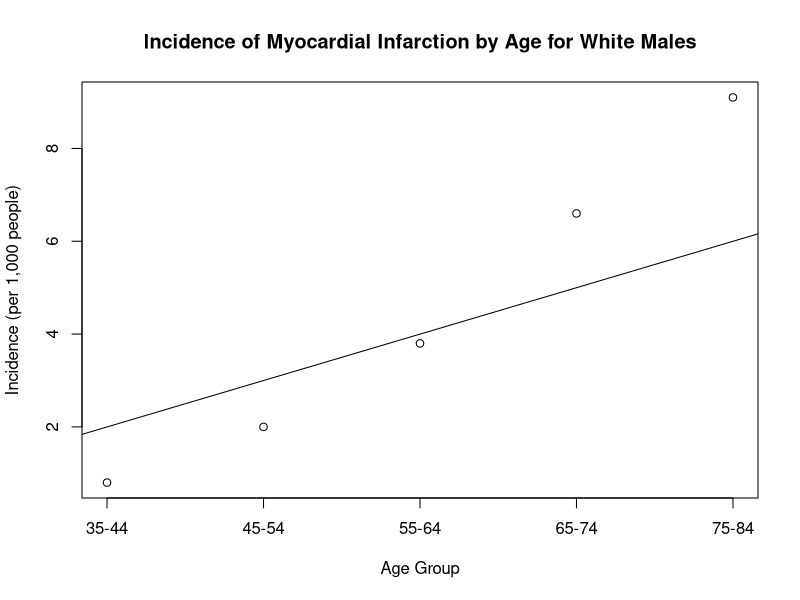

R code for this plot:
#********************************************************************************************
# Author: George Ronan
# Date Edited: 29 November, 2019
# Load a text file containing information on 2 related variables, then plot in a scatter plot
# with a trend line
# Data from the American Heart Association
#********************************************************************************************
data <- read.table(file = "Correlation.txt",sep = "\t",
                   stringsAsFactors = FALSE) # Read in data from .txt file to data table
colnames(data) <- data[1,] # Set column names (for some reason header=TRUE was not working)
data <- data[2:(nrow(data)),] # Adjusting for row 1 = column names
data[,3] <- c(1:nrow(data)) # Add third column for plotting/binning purposes
colnames(data)[3] <- "Point_No" # Name third column
plot(x = data$Point_No,y = data$`Incidence (per 1,000 people) - White Males`, # Initial plot
     xlab = "Age Group",ylab = "Incidence (per 1,000 people)", # x/y labels
     main = "Incidence of Myocardial Infarction by Age for White Males", # Plot title
     xaxt="n",type = 'p') # Removes initial x axis and sets plot type to scatter
abline(lm(data$Point_No ~ data$`Incidence (per 1,000 people) - White Males`)) # Calculates and
                                                                              # plots trendline
axis(side = 1,at = data$Point_No,labels = data$Age) # Adds custom x axis with appropriate
                                                    # age bins
